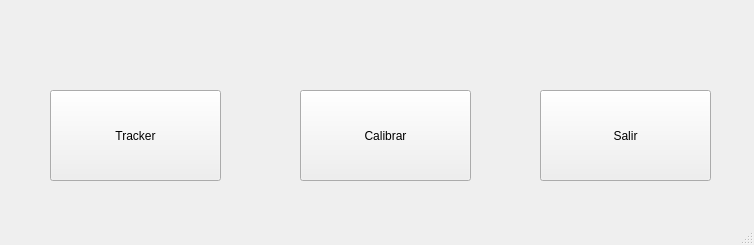
<?xml version="1.0" encoding="UTF-8"?>
<ui version="4.0">
 <class>MainWindow</class>
 <widget class="QMainWindow" name="MainWindow">
  <property name="geometry">
   <rect>
    <x>0</x>
    <y>0</y>
    <width>754</width>
    <height>245</height>
   </rect>
  </property>
  <property name="windowTitle">
   <string>MainWindow</string>
  </property>
  <widget class="QWidget" name="centralwidget">
   <widget class="QPushButton" name="pushButton">
    <property name="geometry">
     <rect>
      <x>50</x>
      <y>90</y>
      <width>171</width>
      <height>91</height>
     </rect>
    </property>
    <property name="text">
     <string>Tracker</string>
    </property>
   </widget>
   <widget class="QPushButton" name="pushButton_2">
    <property name="geometry">
     <rect>
      <x>300</x>
      <y>90</y>
      <width>171</width>
      <height>91</height>
     </rect>
    </property>
    <property name="text">
     <string>Calibrar</string>
    </property>
   </widget>
   <widget class="QPushButton" name="pushButton_3">
    <property name="geometry">
     <rect>
      <x>540</x>
      <y>90</y>
      <width>171</width>
      <height>91</height>
     </rect>
    </property>
    <property name="text">
     <string>Salir</string>
    </property>
   </widget>
  </widget>
  <widget class="QStatusBar" name="statusbar"/>
 </widget>
 <resources/>
 <connections/>
</ui>
